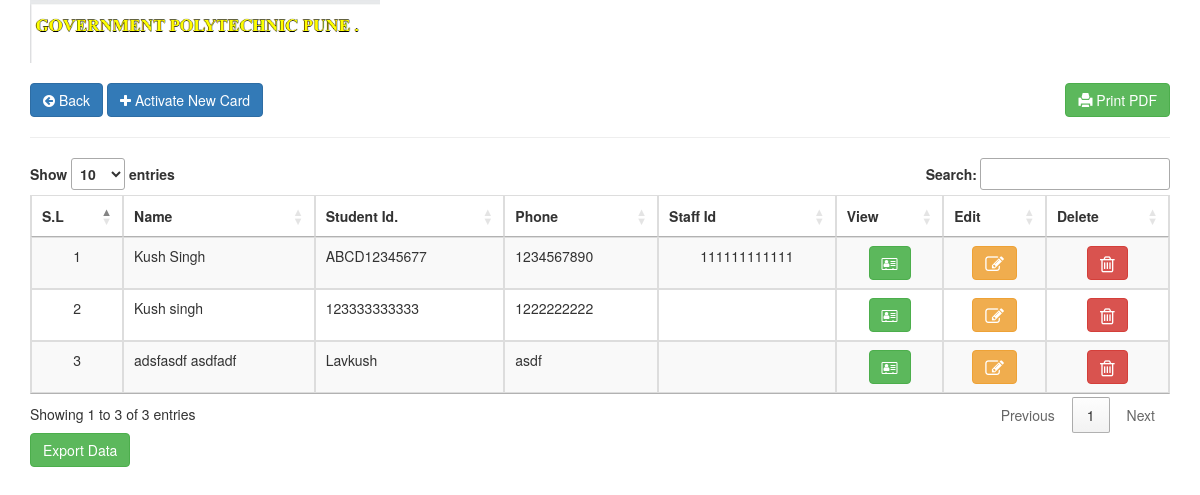
The page / on the database its author committed.
### tables this page shows
CREATE TABLE `card_activation` (
  `id` int(10) NOT NULL,
  `u_card` varchar(12) NOT NULL,
  `u_f_name` text NOT NULL,
  `u_l_name` text NOT NULL,
  `u_father` text NOT NULL,
  `u_aadhar` varchar(12) NOT NULL,
  `u_birthday` text NOT NULL,
  `u_gender` varchar(6) NOT NULL,
  `u_email` text NOT NULL,
  `u_phone` varchar(10) NOT NULL,
  `u_state` varchar(12) NOT NULL,
  `u_dist` text NOT NULL,
  `u_village` text NOT NULL,
  `u_police` text NOT NULL,
  `u_pincode` text NOT NULL,
  `file` longblob NOT NULL,
  `u_mother` varchar(30) NOT NULL,
  `u_family` text NOT NULL,
  `staff_id` varchar(12) NOT NULL,
  `image` varchar(150) NOT NULL,
  `uploaded` datetime NOT NULL
);

### index.php (the view, shortened to what this page needs)
<?php
include('db.php');
?>
<!DOCTYPE html>
<html>
<head>
    <link rel="stylesheet" href="https://maxcdn.bootstrapcdn.com/bootstrap/3.4.1/css/bootstrap.min.css">
    <link rel="stylesheet" href="https://cdnjs.cloudflare.com/ajax/libs/font-awesome/4.7.0/css/font-awesome.min.css">
	<link rel="stylesheet" href="//cdn.datatables.net/1.10.20/css/jquery.dataTables.min.css">
</head>
<body>
	<div class="container">
	<img src="headlogo.png" alt="" width="350px" ><br><br>
	<a href="#" class="btn btn-primary"><i class="fa fa-arrow-circle-left"></i> Back</a>
	<button class="btn btn-primary" type="button" data-toggle="modal" data-target="#myModal">
  <i class="fa fa-plus"></i> Activate New Card
  </button>
  <a href="#" class="btn btn-success pull-right"><span class="glyphicon glyphicon-print"></span> Print PDF</a>
  <hr>
		<table class="table table-bordered table-striped table-hover" id="myTable">
		<thead>
			<tr>
			   <th class="text-center" scope="col">S.L</th>
				<th class="text-center" scope="col">Name</th>
				<th class="text-center" scope="col">Student Id.</th>
				<th class="text-center" scope="col">Phone</th>
				<th class="text-center" scope="col">Staff Id</th>
				<th class="text-center" scope="col">View</th>
				<th class="text-center" scope="col">Edit</th>
				<th class="text-center" scope="col">Delete</th>
			</tr>
		</thead>
			<?php
        	$get_data = "SELECT * FROM card_activation order by 1 desc";
        	$run_data = mysqli_query($con,$get_data);
			$i = 0;
        	while($row = mysqli_fetch_array($run_data))
        	{
				$sl = ++$i;
				$id = $row['id'];
				$u_card = $row['u_card'];
				$u_f_name = $row['u_f_name'];
				$u_l_name = $row['u_l_name'];
				$u_phone = $row['u_phone'];
				$u_staff_id = $row['staff_id'];
        		echo "
				<tr>
				<td class='text-center'>$sl</td>
				<td class='text-left'>$u_f_name   $u_l_name</td>
				<td class='text-left'>$u_card</td>
				<td class='text-left'>$u_phone</td>
				<td class='text-center'>$u_staff_id</td>
				<td class='text-center'>
					<span>
					<a href='#' class='btn btn-success mr-3 profile' data-toggle='modal' data-target='#view$id' title='Prfile'><i class='fa fa-address-card-o' aria-hidden='true'></i></a>
					</span>
				</td>
				<td class='text-center'>
					<span>
					<a href='#' class='btn btn-warning mr-3 edituser' data-toggle='modal' data-target='#edit$id' title='Edit'><i class='fa fa-pencil-square-o fa-lg'></i></a>
					</span>
				</td>
				<td class='text-center'>
					<span>
						<a href='#' class='btn btn-danger deleteuser' title='Delete'>
						     <i class='fa fa-trash-o fa-lg' data-toggle='modal' data-target='#$id' style='' aria-hidden='true'></i>
						</a>
					</span>
				</td>
			</tr>
        		";
        	}
        	?>
		</table>
		<form method="post" action="export.php">
     <input type="submit" name="export" class="btn btn-success" value="Export Data" />
    </form>
	</div>
</body>
</html>

### rows shown on the page
card_activation: sl "1", u_f_name "Kush", u_l_name "Singh", u_card "ABCD12345677", u_phone "1234567890", staff "111111111111"
card_activation: sl "2", u_f_name "Kush", u_l_name "singh", u_card "123333333333", u_phone "1222222222"
card_activation: sl "3", u_f_name "adsfasdf", u_l_name "asdfadf", u_card "Lavkush", u_phone "asdf"
